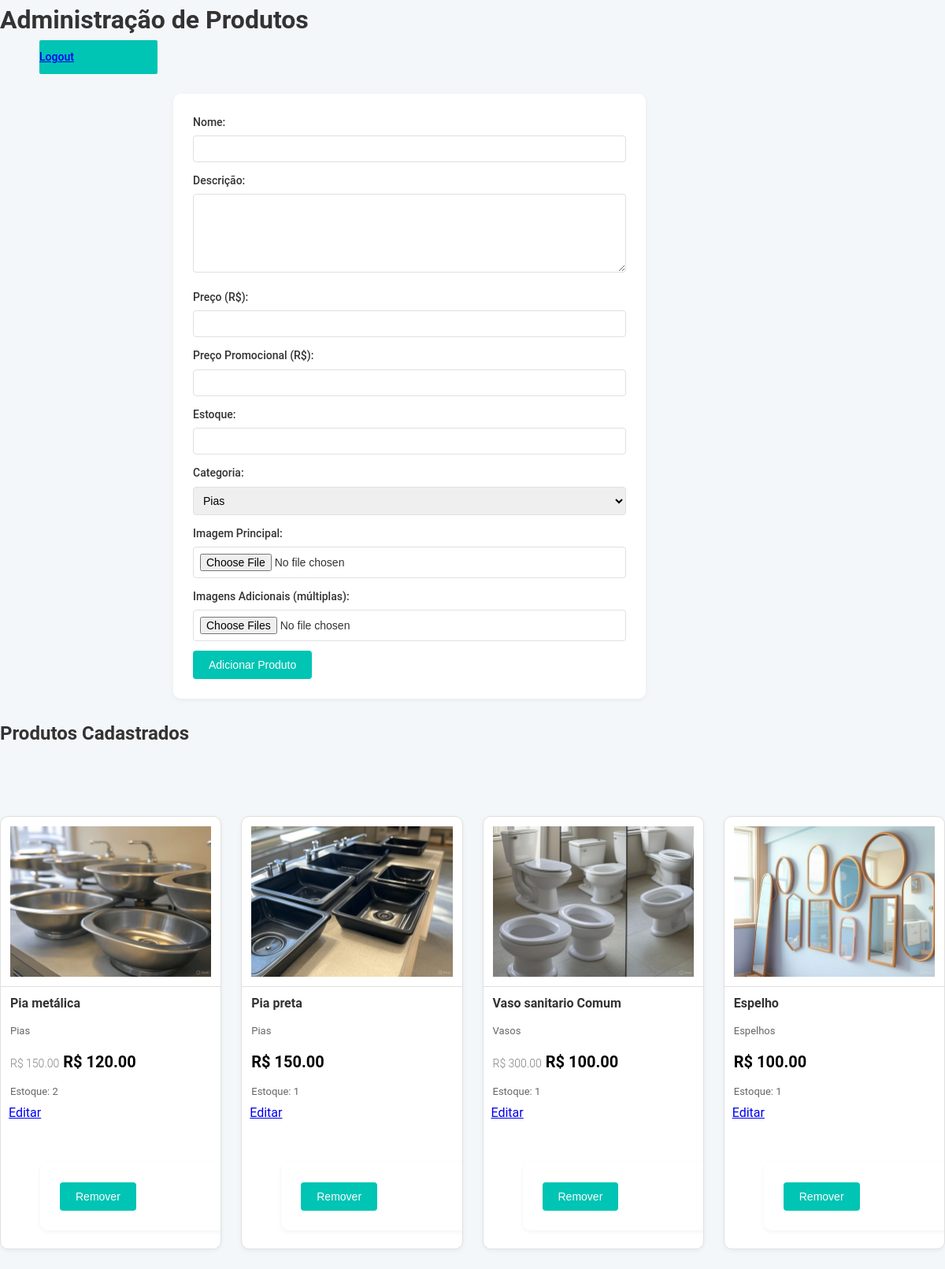
/admin (signed in), run on the app's committed database.
### tables this page shows
CREATE TABLE produtos (
        id INTEGER PRIMARY KEY AUTOINCREMENT,
        nome TEXT NOT NULL,
        descricao TEXT,
        preco REAL NOT NULL,
        preco_promocional REAL,
        estoque INTEGER NOT NULL,
        categoria TEXT NOT NULL,
        imagem TEXT,
        imagens_adicionais TEXT
    );

### app.py (the view, shortened to what this page needs)
@app.route('/admin', methods=['GET', 'POST'])
def admin():
    conn = get_db_connection()
    if 'user_id' not in session:
        flash('Por favor, faça login para acessar esta página.', 'error')
        return redirect(url_for('login'))
    if request.method == 'POST' and 'delete_id' in request.form:
        delete_id = request.form['delete_id']
        conn.execute('DELETE FROM produtos WHERE id = ?', (delete_id,))
        conn.commit()
    produtos = conn.execute('SELECT * FROM produtos').fetchall()
    categorias = get_categorias()
    conn.close()
    return render_template('admin.html', produtos=produtos, categorias=categorias)

### app.py (called while the page is built)
def get_db_connection():
    conn = sqlite3.connect('database.db')
    conn.row_factory = sqlite3.Row
    return conn

def get_categorias():
    conn = get_db_connection()
    categorias = conn.execute('SELECT DISTINCT categoria FROM produtos').fetchall()
    conn.close()
    return categorias

### templates/admin.html (shortened to what this page needs)
<!DOCTYPE html>
<html lang="pt-br">
<head>
    <link rel="stylesheet" href="{{ url_for('static', filename='css/style.css') }}">
</head>
<body>
    <h1>Administração de Produtos</h1>
    <div class="logout">
        <a href="{{ url_for('logout') }}">Logout</a>
    </div>
    <form method="POST" enctype="multipart/form-data">
        <label>Nome:</label><input type="text" name="nome" required><br>
        <label>Descrição:</label><textarea name="descricao"></textarea><br>
        <label>Preço (R$):</label><input type="number" step="0.01" name="preco" required><br>
        <label>Preço Promocional (R$):</label><input type="number" step="0.01" name="preco_promocional"><br>
        <label>Estoque:</label><input type="number" name="estoque" required><br>
        <label>Categoria:</label>
        <select name="categoria" required>
            <option value="Pias">Pias</option>
        </select><br>
        <label for="imagem">Imagem Principal:</label>
        <input type="file" name="imagem" accept="image/*" required>
        <label for="imagens_adicionais">Imagens Adicionais (múltiplas):</label>
        <input type="file" name="imagens_adicionais[]" multiple accept="image/*">
        <button type="submit">Adicionar Produto</button>
    </form>
    <h2>Produtos Cadastrados</h2>
    <div class="produtos">
        {% for produto in produtos %}
        <div class="produto">
            <img src="{{ url_for('static', filename='uploads/' + produto['imagem']) }}" alt="{{ produto['nome'] }}">
            <h2>{{ produto['nome'] }}</h2>
            <p>{{ produto['categoria'] }}</p>
            <p class="preco">
                {% if produto['preco_promocional'] %}
                <span class="preco-antigo">R$ {{ "%.2f" | format(produto['preco']) }}</span>
                R$ {{ "%.2f" | format(produto['preco_promocional']) }}
                {% else %}
                R$ {{ "%.2f" | format(produto['preco']) }}
                {% endif %}
            </p>
            <p>Estoque: {{ produto['estoque'] }}</p>
            <a href="{{ url_for('editar_produto', id=produto['id']) }}" style="margin-left: 10px;">Editar</a>
            <form method="POST">
                <button type="submit" onclick="return confirm('Tem certeza que deseja remover?')">Remover</button>
            </form>
        </div>
        {% endfor %}
    </div>
</body>
</html>

### static/css/style.css (style rules this page uses)
* { margin: 0; padding: 0; box-sizing: border-box; }
body { font-family: 'Roboto', sans-serif; background-color: #f4f7fa; color: #333; line-height: 1.6; }
:root { --primary-color: #1a3c34; --secondary-color: #2d5a52; --accent-color: #00c4b4; --error-color: #e63946; --success-color: #28a745; --border-color: #e0e0e0; --text-light: #666; --nav-bg-light: #ffffff; --shadow: 0 2px 6px rgba(0, 0, 0, 0.05); }
.produtos { margin-top: 60px; display: grid; grid-template-columns: repeat(auto-fit, minmax(280px, 1fr)); gap: 25px; padding: 25px 0px; }
.produto { background-color: white; border: 1px solid var(--border-color); border-radius: 10px; overflow: hidden; box-shadow: var(--shadow); transition: transform 0.3s, box-shadow 0.3s; height: 550px; display: flex; flex-direction: column; justify-content: space-between; }
.produto img { width: 100%; height: 230px; object-fit: contain; padding: 12px; border-bottom: 1px solid var(--border-color); }
.produto h2 { font-size: 16px; margin: 8px 12px; text-align: left; flex-grow: 1; color: #333; }
.produto p { font-size: 13px; margin: 4px 12px; color: var(--text-light); }
.produto .preco { font-size: 20px; font-weight: 700; color: black; margin: 8px 12px; }
.preco-antigo { color: grey; font-size: 14px; font-weight:300; }
.produto form { display: flex; justify-content: left; gap: 10px; margin: 50px; height: 110px; width: 300px; }
.logout { background-color: var(--accent-color); color: white; padding: 10px 0px; border: none; border-radius: 2px; cursor: pointer; font-size: 14px; font-weight: 500; width: 150px; margin-left: 50px; transition: background-color 0.3s, transform 0.3s; text-decoration: none; }
form { max-width: 600px; margin: 25px auto; background-color: white; padding: 25px; border-radius: 10px; box-shadow: var(--shadow); margin-left: 220px; width: calc(100% - 240px); }
form label { display: block; margin-bottom: 6px; font-weight: 500; font-size: 14px; color: #333; }
form input[type="text"], form input[type="number"], form select, form input[type="file"], form textarea { width: 100%; padding: 8px; margin-bottom: 12px; border: 1px solid var(--border-color); border-radius: 4px; font-size: 14px; transition: border-color 0.3s, box-shadow 0.3s; }
form textarea { height: 100px; }
form button { background-color: var(--accent-color); color: white; padding: 10px 20px; border: none; border-radius: 4px; cursor: pointer; font-size: 14px; font-weight: 500; transition: background-color 0.3s, transform 0.3s; }

### data on the page
produtos: imagem (picture), nome "Pia metálica", categoria "Pias", preco "150.00", preco_promocional "120.00", estoque "2"
produtos: imagem (picture), nome "Pia preta", categoria "Pias", preco "150.00", estoque "1"
produtos: imagem (picture), nome "Vaso sanitario Comum", categoria "Vasos", preco "300.00", preco_promocional "100.00", estoque "1"
produtos: imagem (picture), nome "Espelho", categoria "Espelhos", preco "100.00", estoque "1"
